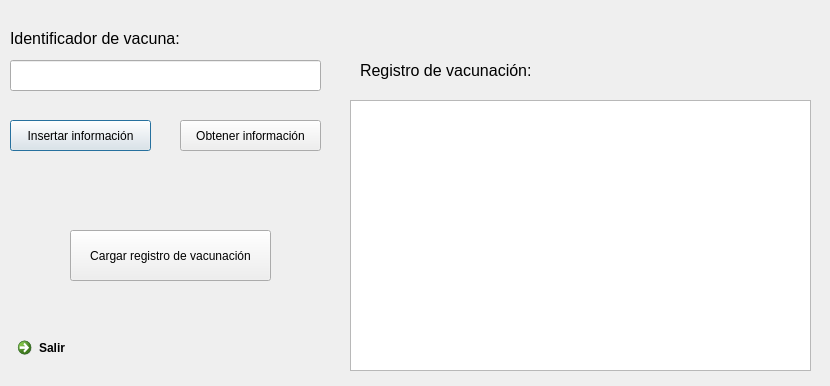
<?xml version="1.0" encoding="UTF-8"?>
<ui version="4.0">
 <class>RegVacunas</class>
 <widget class="QDialog" name="RegVacunas">
  <property name="geometry">
   <rect>
    <x>0</x>
    <y>0</y>
    <width>830</width>
    <height>386</height>
   </rect>
  </property>
  <property name="windowTitle">
   <string>Dialog</string>
  </property>
  <widget class="QLineEdit" name="lineEdit">
   <property name="geometry">
    <rect>
     <x>10</x>
     <y>60</y>
     <width>311</width>
     <height>31</height>
    </rect>
   </property>
  </widget>
  <widget class="QLabel" name="label">
   <property name="geometry">
    <rect>
     <x>10</x>
     <y>30</y>
     <width>271</width>
     <height>16</height>
    </rect>
   </property>
   <property name="font">
    <font>
     <pointsize>12</pointsize>
    </font>
   </property>
   <property name="text">
    <string>Identificador de vacuna:</string>
   </property>
  </widget>
  <widget class="QPushButton" name="insertar">
   <property name="geometry">
    <rect>
     <x>10</x>
     <y>120</y>
     <width>141</width>
     <height>31</height>
    </rect>
   </property>
   <property name="text">
    <string>Insertar información</string>
   </property>
  </widget>
  <widget class="QPushButton" name="obtener">
   <property name="geometry">
    <rect>
     <x>180</x>
     <y>120</y>
     <width>141</width>
     <height>31</height>
    </rect>
   </property>
   <property name="text">
    <string>Obtener información</string>
   </property>
  </widget>
  <widget class="QCommandLinkButton" name="commandLinkButton">
   <property name="geometry">
    <rect>
     <x>10</x>
     <y>330</y>
     <width>168</width>
     <height>41</height>
    </rect>
   </property>
   <property name="text">
    <string>Salir</string>
   </property>
  </widget>
  <widget class="QLabel" name="label_2">
   <property name="geometry">
    <rect>
     <x>360</x>
     <y>60</y>
     <width>421</width>
     <height>21</height>
    </rect>
   </property>
   <property name="font">
    <font>
     <pointsize>12</pointsize>
    </font>
   </property>
   <property name="text">
    <string>Registro de vacunación:</string>
   </property>
  </widget>
  <widget class="QPushButton" name="registro">
   <property name="geometry">
    <rect>
     <x>70</x>
     <y>230</y>
     <width>201</width>
     <height>51</height>
    </rect>
   </property>
   <property name="text">
    <string>Cargar registro de vacunación</string>
   </property>
  </widget>
  <widget class="QListWidget" name="listWidget">
   <property name="geometry">
    <rect>
     <x>350</x>
     <y>100</y>
     <width>461</width>
     <height>271</height>
    </rect>
   </property>
  </widget>
 </widget>
 <resources/>
 <connections/>
</ui>
